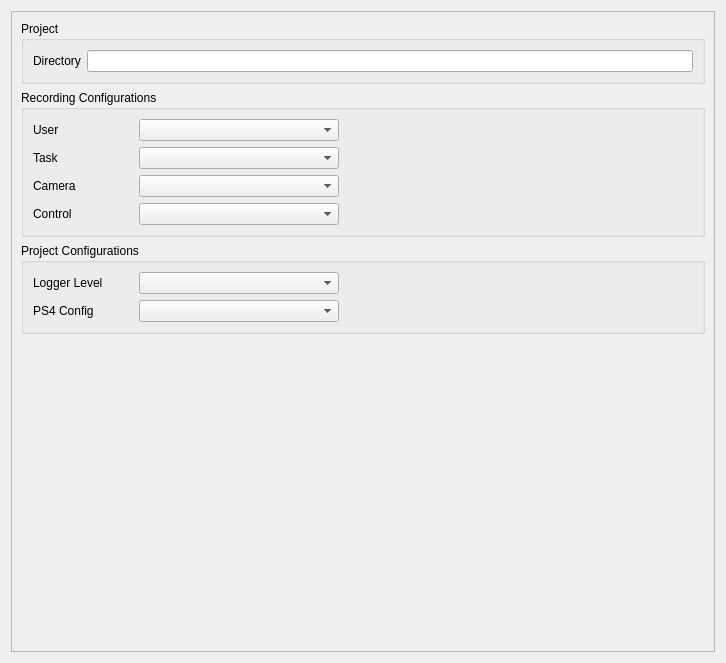
<?xml version="1.0" encoding="UTF-8"?>
<ui version="4.0">
 <class>Form</class>
 <widget class="QWidget" name="Form">
  <property name="geometry">
   <rect>
    <x>0</x>
    <y>0</y>
    <width>726</width>
    <height>663</height>
   </rect>
  </property>
  <property name="windowTitle">
   <string>Form</string>
  </property>
  <layout class="QGridLayout" name="gridLayout">
   <item row="0" column="0">
    <widget class="QScrollArea" name="scrollArea">
     <property name="widgetResizable">
      <bool>true</bool>
     </property>
     <widget class="QWidget" name="scrollAreaWidgetContents">
      <property name="geometry">
       <rect>
        <x>0</x>
        <y>0</y>
        <width>706</width>
        <height>643</height>
       </rect>
      </property>
      <layout class="QGridLayout" name="gridLayout_2">
       <item row="2" column="0">
        <widget class="QGroupBox" name="groupBox_3">
         <property name="title">
          <string>Project Configurations</string>
         </property>
         <layout class="QGridLayout" name="gridLayout_5">
          <item row="1" column="2">
           <widget class="QComboBox" name="comboBox_5">
            <property name="sizePolicy">
             <sizepolicy hsizetype="Preferred" vsizetype="Fixed">
              <horstretch>0</horstretch>
              <verstretch>0</verstretch>
             </sizepolicy>
            </property>
            <property name="minimumSize">
             <size>
              <width>200</width>
              <height>0</height>
             </size>
            </property>
           </widget>
          </item>
          <item row="1" column="0">
           <widget class="QLabel" name="label_6">
            <property name="sizePolicy">
             <sizepolicy hsizetype="Preferred" vsizetype="Preferred">
              <horstretch>0</horstretch>
              <verstretch>0</verstretch>
             </sizepolicy>
            </property>
            <property name="minimumSize">
             <size>
              <width>0</width>
              <height>0</height>
             </size>
            </property>
            <property name="text">
             <string>PS4 Config</string>
            </property>
           </widget>
          </item>
          <item row="0" column="0">
           <widget class="QLabel" name="label_7">
            <property name="minimumSize">
             <size>
              <width>100</width>
              <height>0</height>
             </size>
            </property>
            <property name="text">
             <string>Logger Level</string>
            </property>
           </widget>
          </item>
          <item row="0" column="2">
           <widget class="QComboBox" name="comboBox_6"/>
          </item>
          <item row="0" column="3">
           <spacer name="horizontalSpacer">
            <property name="orientation">
             <enum>Qt::Horizontal</enum>
            </property>
            <property name="sizeHint" stdset="0">
             <size>
              <width>40</width>
              <height>20</height>
             </size>
            </property>
           </spacer>
          </item>
         </layout>
         <zorder>groupBox_2</zorder>
         <zorder>label_6</zorder>
         <zorder>comboBox_5</zorder>
         <zorder>label_7</zorder>
         <zorder>comboBox_6</zorder>
         <zorder>horizontalSpacer</zorder>
        </widget>
       </item>
       <item row="0" column="0">
        <widget class="QGroupBox" name="groupBox">
         <property name="title">
          <string>Project</string>
         </property>
         <layout class="QGridLayout" name="gridLayout_3">
          <item row="0" column="0">
           <widget class="QLabel" name="label">
            <property name="text">
             <string>Directory</string>
            </property>
           </widget>
          </item>
          <item row="0" column="1">
           <widget class="QLineEdit" name="lineEdit">
            <property name="enabled">
             <bool>true</bool>
            </property>
            <property name="readOnly">
             <bool>true</bool>
            </property>
           </widget>
          </item>
         </layout>
        </widget>
       </item>
       <item row="1" column="0">
        <widget class="QGroupBox" name="groupBox_2">
         <property name="title">
          <string>Recording Configurations</string>
         </property>
         <layout class="QGridLayout" name="gridLayout_4">
          <item row="0" column="0">
           <widget class="QLabel" name="label_2">
            <property name="minimumSize">
             <size>
              <width>100</width>
              <height>0</height>
             </size>
            </property>
            <property name="text">
             <string>User</string>
            </property>
           </widget>
          </item>
          <item row="2" column="1" colspan="3">
           <widget class="QComboBox" name="comboBox_3"/>
          </item>
          <item row="0" column="1" colspan="3">
           <widget class="QComboBox" name="comboBox">
            <property name="sizePolicy">
             <sizepolicy hsizetype="Preferred" vsizetype="Fixed">
              <horstretch>0</horstretch>
              <verstretch>0</verstretch>
             </sizepolicy>
            </property>
            <property name="minimumSize">
             <size>
              <width>200</width>
              <height>0</height>
             </size>
            </property>
           </widget>
          </item>
          <item row="3" column="1" colspan="3">
           <widget class="QComboBox" name="comboBox_4"/>
          </item>
          <item row="2" column="0">
           <widget class="QLabel" name="label_4">
            <property name="text">
             <string>Camera</string>
            </property>
           </widget>
          </item>
          <item row="1" column="1" colspan="3">
           <widget class="QComboBox" name="comboBox_2"/>
          </item>
          <item row="1" column="0">
           <widget class="QLabel" name="label_3">
            <property name="text">
             <string>Task</string>
            </property>
           </widget>
          </item>
          <item row="3" column="0">
           <widget class="QLabel" name="label_5">
            <property name="text">
             <string>Control</string>
            </property>
           </widget>
          </item>
          <item row="0" column="4">
           <spacer name="horizontalSpacer_2">
            <property name="orientation">
             <enum>Qt::Horizontal</enum>
            </property>
            <property name="sizeHint" stdset="0">
             <size>
              <width>40</width>
              <height>20</height>
             </size>
            </property>
           </spacer>
          </item>
         </layout>
        </widget>
       </item>
       <item row="3" column="0">
        <spacer name="verticalSpacer">
         <property name="orientation">
          <enum>Qt::Vertical</enum>
         </property>
         <property name="sizeHint" stdset="0">
          <size>
           <width>20</width>
           <height>40</height>
          </size>
         </property>
        </spacer>
       </item>
      </layout>
     </widget>
    </widget>
   </item>
  </layout>
 </widget>
 <resources/>
 <connections/>
</ui>
